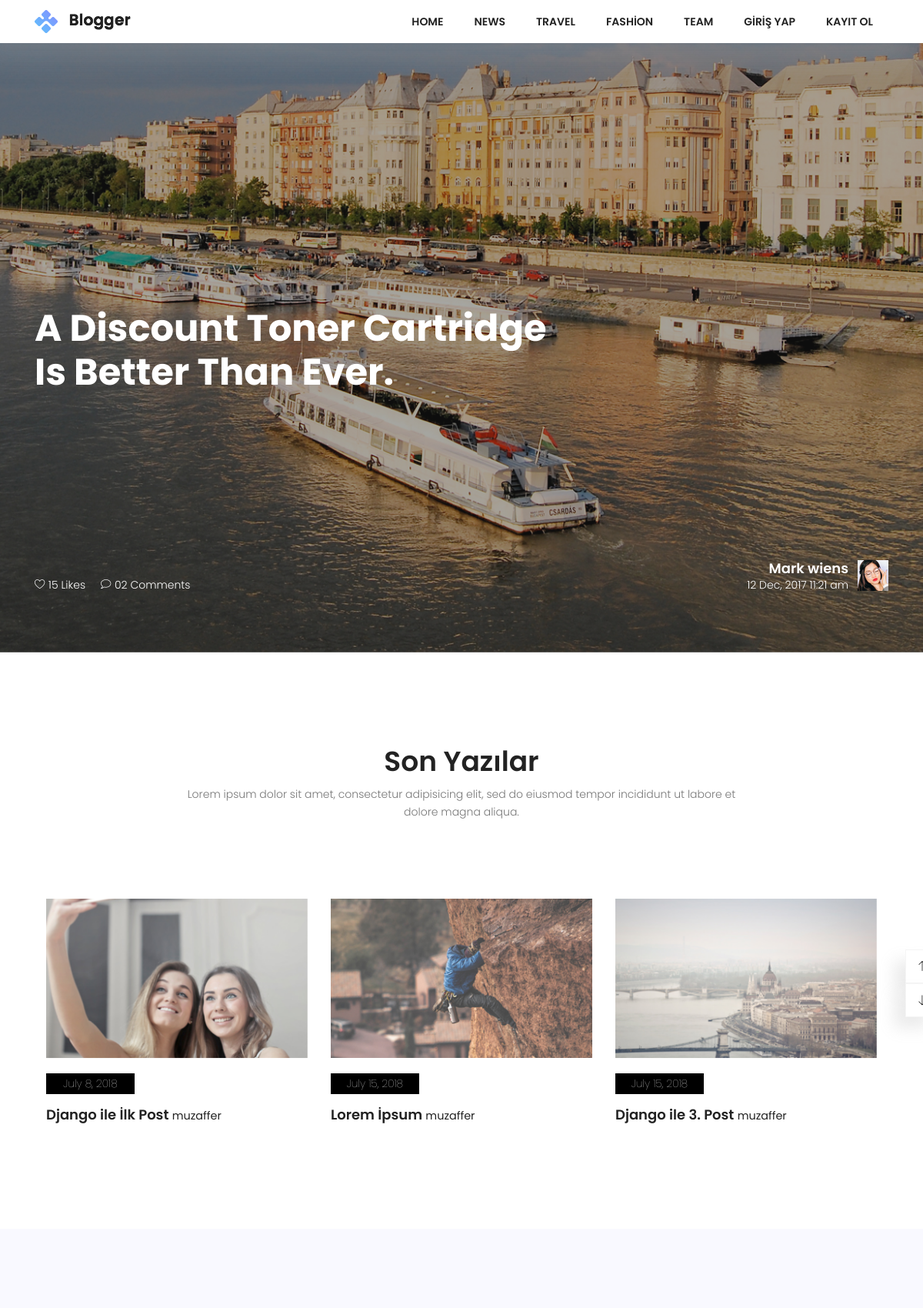
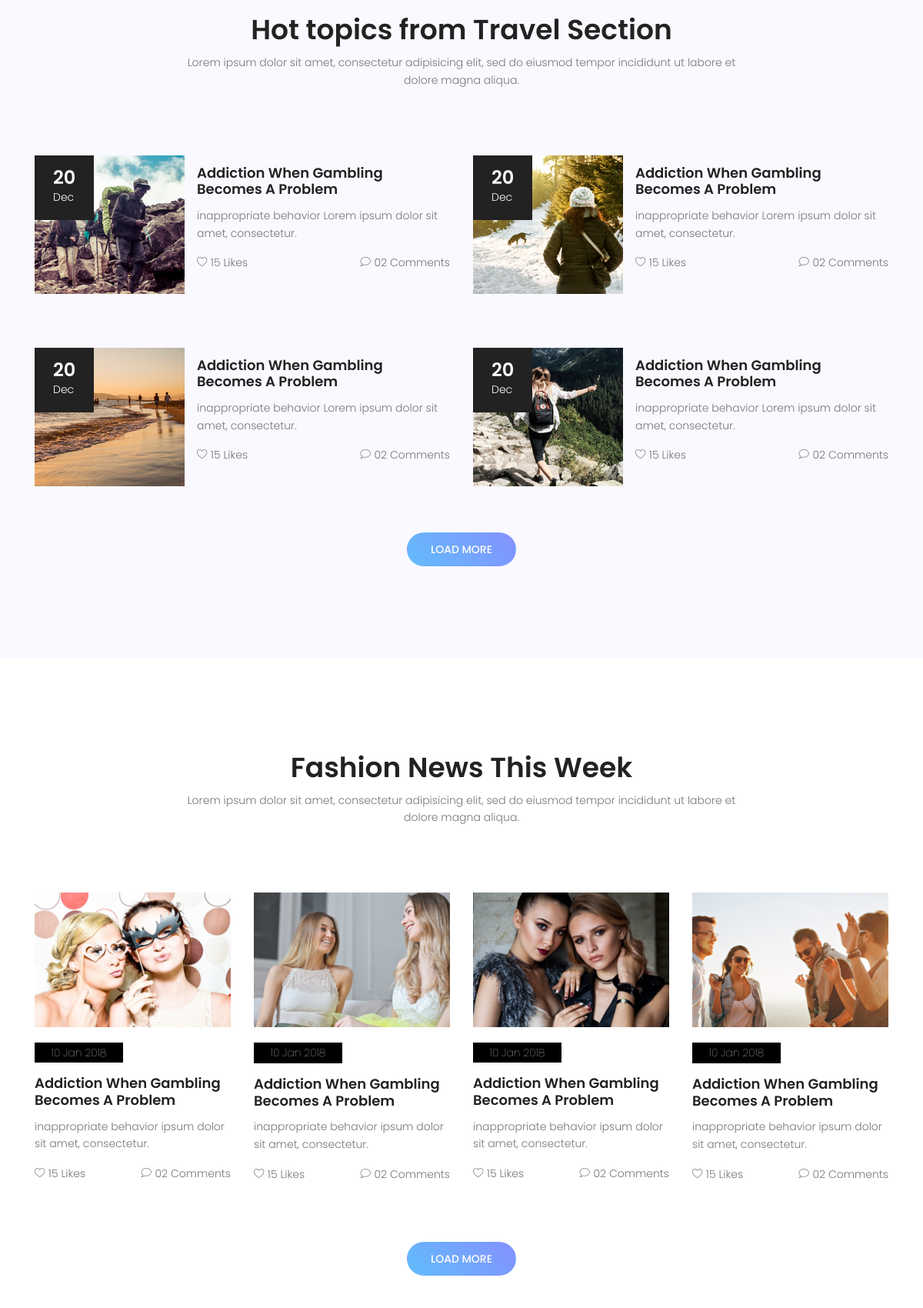
The page / (upper part) on the database its author committed (2 pictures, top to bottom).
### posts/models.py (models this page shows, shortened)
class Post(models.Model):
    user = models.ForeignKey(settings.AUTH_USER_MODEL,on_delete=models.CASCADE,default=1)
    title = models.CharField(max_length=150)
    image = models.ImageField(upload_to='uploads/',blank=True)
    content = models.TextField()
    slug = models.SlugField(unique=True)
    created = models.DateField('date published')

### posts/views.py (the view)
# urls.py: path('', views.index, name='index'),
def index(request):
    allPosts  = Post.objects.all()
    return render(request,'posts/index.html',{'posts': allPosts})

### posts/templates/posts/index.html (shortened to what this page needs)
{% extends "base.html" %}
{% load static %}
{% block content %}
			<section class="banner-area relative" id="home" data-parallax="scroll" data-image-src="{% static "img/header-bg.jpg" %}">
				<div class="overlay-bg overlay"></div>
				<div class="container">
					<div class="row fullscreen">
						<div class="banner-content d-flex align-items-center col-lg-12 col-md-12">
							<h1>
								A Discount Toner Cartridge <br>
								Is Better Than Ever.
							</h1>
						</div>
						<div class="head-bottom-meta d-flex justify-content-between align-items-end col-lg-12">
							<div class="col-lg-6 flex-row d-flex meta-left no-padding">
								<p><span class="lnr lnr-heart"></span> 15 Likes</p>
								<p><span class="lnr lnr-bubble"></span> 02 Comments</p>
							</div>
							<div class="col-lg-6 flex-row d-flex meta-right no-padding justify-content-end">
								<div class="user-meta">
									<h4 class="text-white">Mark wiens</h4>
									<p>12 Dec, 2017 11:21 am</p>
								</div>
								<img class="img-fluid user-img" src="{% static "img/user.jpg" %}" alt="">
							</div>
						</div>
					</div>
				</div>
			</section>
			<section class="category-area section-gap" id="news">
				<div class="container">
					<div class="row d-flex justify-content-center">
						<div class="menu-content pb-70 col-lg-8">
							<div class="title text-center">
								<h1 class="mb-10">Son Yazılar</h1>
								<p>Lorem ipsum dolor sit amet, consectetur adipisicing elit, sed do eiusmod tempor incididunt ut labore  et dolore magna aliqua.</p>
							</div>
						</div>
					</div>
					<div class="active-cat-carusel">
						{% for post in posts %}
						<div class="item single-cat">
							<img src="{{ post.image.url }}" alt="">
							<p class="date">{{ post.created }}</p>
							<h4><a href="{% url 'single' post.slug %}">{{ post.title }}</a> <small>{{ post.user.username}}</small></h4>
						</div>
						{% endfor %}
					</div>
				</div>
			</section>
			<section class="travel-area section-gap" id="travel">
				<div class="container">
					<div class="row d-flex justify-content-center">
						<div class="menu-content pb-70 col-lg-8">
							<div class="title text-center">
								<h1 class="mb-10">Hot topics from Travel Section</h1>
								<p>Lorem ipsum dolor sit amet, consectetur adipisicing elit, sed do eiusmod tempor incididunt ut labore  et dolore magna aliqua.</p>
							</div>
						</div>
					</div>
					<div class="row">
						<div class="col-lg-6 travel-left">
							<div class="single-travel media pb-70">
							  <img class="img-fluid d-flex  mr-3" src="{% static "img/t1.jpg" %} " alt="">
							  <div class="dates">
							  	<span>20</span>
							  	<p>Dec</p>
							  </div>
							  <div class="media-body align-self-center">
							    <h4 class="mt-0"><a href="#">Addiction When Gambling
							    Becomes A Problem</a></h4>
							    <p>inappropriate behavior Lorem ipsum dolor sit amet, consectetur.</p>
								<div class="meta-bottom d-flex justify-content-between">
									<p><span class="lnr lnr-heart"></span> 15 Likes</p>
									<p><span class="lnr lnr-bubble"></span> 02 Comments</p>
								</div>
							  </div>
							</div>
							<div class="single-travel media">
							  <img class="img-fluid d-flex  mr-3" src="{% static "img/t3.jpg" %} " alt="">
							  <div class="dates">
							  	<span>20</span>
							  	<p>Dec</p>
							  </div>
							  <div class="media-body align-self-center">
							    <h4 class="mt-0"><a href="#">Addiction When Gambling
							    Becomes A Problem</a></h4>
							    <p>inappropriate behavior Lorem ipsum dolor sit amet, consectetur.</p>
								<div class="meta-bottom d-flex justify-content-between">
									<p><span class="lnr lnr-heart"></span> 15 Likes</p>
									<p><span class="lnr lnr-bubble"></span> 02 Comments</p>
								</div>
							  </div>
							</div>
						</div>
						<div class="col-lg-6 travel-right">
							<div class="single-travel media pb-70">
							  <img class="img-fluid d-flex  mr-3" src="{% static "img/t2.jpg"  %} " alt="">
							  <div class="dates">
							  	<span>20</span>
							  	<p>Dec</p>
							  </div>
							  <div class="media-body align-self-center">
							    <h4 class="mt-0"><a href="#">Addiction When Gambling
							    Becomes A Problem</a></h4>
							    <p>inappropriate behavior Lorem ipsum dolor sit amet, consectetur.</p>
								<div class="meta-bottom d-flex justify-content-between">
									<p><span class="lnr lnr-heart"></span> 15 Likes</p>
									<p><span class="lnr lnr-bubble"></span> 02 Comments</p>
								</div>
							  </div>
							</div>
							<div class="single-travel media">
							  <img class="img-fluid d-flex  mr-3" src="{% static "img/t4.jpg"  %} "alt="">
							  <div class="dates">
							  	<span>20</span>
							  	<p>Dec</p>
							  </div>
							  <div class="media-body align-self-center">
							    <h4 class="mt-0"><a href="#">Addiction When Gambling
							    Becomes A Problem</a></h4>
							    <p>inappropriate behavior Lorem ipsum dolor sit amet, consectetur.</p>
								<div class="meta-bottom d-flex justify-content-between">
									<p><span class="lnr lnr-heart"></span> 15 Likes</p>
									<p><span class="lnr lnr-bubble"></span> 02 Comments</p>
								</div>
							  </div>
							</div>
						</div>
						<a href="#" class="primary-btn load-more pbtn-2 text-uppercase mx-auto mt-60">Load More </a>
					</div>
				</div>
			</section>
			<section class="fashion-area section-gap" id="fashion">
				<div class="container">
					<div class="row d-flex justify-content-center">
						<div class="menu-content pb-70 col-lg-8">
							<div class="title text-center">
								<h1 class="mb-10">Fashion News This Week</h1>
								<p>Lorem ipsum dolor sit amet, consectetur adipisicing elit, sed do eiusmod tempor incididunt ut labore  et dolore magna aliqua.</p>
							</div>
						</div>
					</div>
					<div class="row">
						<div class="col-lg-3 col-md-6 single-fashion">
							<img class="img-fluid" src="{% static "img/f1.jpg" %} " alt="">
							<p class="date">10 Jan 2018</p>
							<h4><a href="#">Addiction When Gambling
							Becomes A Problem</a></h4>
							<p>
								inappropriate behavior ipsum dolor sit amet, consectetur.
							</p>
							<div class="meta-bottom d-flex justify-content-between">
								<p><span class="lnr lnr-heart"></span> 15 Likes</p>
								<p><span class="lnr lnr-bubble"></span> 02 Comments</p>
							</div>
						</div>
						<div class="col-lg-3 col-md-6 single-fashion">
							<img class="img-fluid" src="{% static "img/f2.jpg" %}"  alt="">
							<p class="date">10 Jan 2018</p>
							<h4><a href="#">Addiction When Gambling
							Becomes A Problem</a></h4>
							<p>
								inappropriate behavior ipsum dolor sit amet, consectetur.
							</p>
							<div class="meta-bottom d-flex justify-content-between">
								<p><span class="lnr lnr-heart"></span> 15 Likes</p>
								<p><span class="lnr lnr-bubble"></span> 02 Comments</p>
							</div>
						</div>
						<div class="col-lg-3 col-md-6 single-fashion">
							<img class="img-fluid" src="{% static "img/f3.jpg" %}" alt="">
							<p class="date">10 Jan 2018</p>
							<h4><a href="#">Addiction When Gambling
							Becomes A Problem</a></h4>
							<p>
								inappropriate behavior ipsum dolor sit amet, consectetur.
							</p>
							<div class="meta-bottom d-flex justify-content-between">
								<p><span class="lnr lnr-heart"></span> 15 Likes</p>
								<p><span class="lnr lnr-bubble"></span> 02 Comments</p>
							</div>
						</div>
						<div class="col-lg-3 col-md-6 single-fashion">
							<img class="img-fluid" src="{% static "img/f4.jpg" %}" alt="">
							<p class="date">10 Jan 2018</p>
							<h4><a href="#">Addiction When Gambling
							Becomes A Problem</a></h4>
							<p>
								inappropriate behavior ipsum dolor sit amet, consectetur.
							</p>
							<div class="meta-bottom d-flex justify-content-between">
								<p><span class="lnr lnr-heart"></span> 15 Likes</p>
								<p><span class="lnr lnr-bubble"></span> 02 Comments</p>
							</div>
						</div>
						<a href="#" class="primary-btn load-more pbtn-2 text-uppercase mx-auto mt-60">Load More </a>
					</div>
				</div>
			</section>
{% endblock %}

### posts/templates/base.html (shortened to what this page needs)
{% load static %}
	<!DOCTYPE html>
	<html lang="tr" class="no-js">
	<head>
			<link rel="stylesheet" href="{% static "css/linearicons.css" %}">
			<link rel="stylesheet" href="{% static "css/font-awesome.min.css" %}">
			<link rel="stylesheet" href="{% static "css/bootstrap.css" %}">
			<link rel="stylesheet" href="{% static "css/owl.carousel.css" %}">
			<link rel="stylesheet" href="{% static "css/main.css" %}">
		</head>
		<body>
			<header class="default-header">
				<nav class="navbar navbar-expand-lg navbar-light">
					<div class="container">
						  <a class="navbar-brand" href="/">
						  	<img src="{% static "img/logo.png" %}" alt="">
						  </a>
						  <div class="collapse navbar-collapse justify-content-end align-items-center" id="navbarSupportedContent">
						    <ul class="navbar-nav">
								<li><a href="#home">Home</a></li>
								<li><a href="#news">News</a></li>
								<li><a href="#travel">Travel</a></li>
								<li><a href="#fashion">fashion</a></li>
								<li><a href="#team">team</a></li>
								{% if user.is_authenticated %}
							    <li class="dropdown">
							      <a class="dropdown-toggle" href="#" id="navbardrop" data-toggle="dropdown">
							        {{ user.username }}
							      </a>
							      <div class="dropdown-menu">
							        <a class="dropdown-item" href="single.html">Profilim</a>
							        <a class="dropdown-item" href="category.html">Yazı Ekle</a>
							        <a class="dropdown-item" href="search.html">Ayarlar</a>
							        <a class="dropdown-item" href="{% url 'logout' %}">Çıkış Yap</a>
							      </div>
							    </li>
								{% else %}
								<li><a href="{% url 'login' %}">Giriş Yap</a></li>
								<li><a href="/register">Kayıt Ol</a></li>
								{% endif %}
						    </ul>
						  </div>
					</div>
				</nav>
			</header>
            {% block content %}
            {% endblock %}
		</body>
	</html>

### static/css/main.css (style rules this page uses)
body { color:#777;font-family:"Poppins",sans-serif;font-size:14px;font-weight:300;line-height:1.625em;position:relative }
ol,ul { margin:0;padding:0;list-style:none }
a { -webkit-transition:all 0.3s ease 0s;-moz-transition:all 0.3s ease 0s;-o-transition:all 0.3s ease 0s;transition:all 0.3s ease 0s }
a,a:focus,a:hover { text-decoration:none;outline:0 }
h1,h2,h3,h4,h5,h6 { font-family:"Poppins",sans-serif;color:#222;line-height:1.2em !important;margin-bottom:0;margin-top:0;font-weight:600 }
h1,.h1 { font-size:36px }
h4,.h4 { font-size:18px }
.mt-60 { margin-top:60px }
.mb-10 { margin-bottom:10px }
.pb-70 { padding-bottom:70px }
.text-white { color:#fff }
.text-center { text-align:center }
.relative { position:relative }
.overlay { position:absolute;left:0;right:0;top:0;bottom:0 }
.no-padding { padding:0 }
h1 { font-size:36px }
h4 { font-size:18px }
h1,h2,h3,h4,h5,h6 { line-height:1.5em }
body { position:relative }
.default-header { position:absolute;top:0;left:0;width:100%;z-index:9 }
.navbar-nav a { text-transform:uppercase;font-weight:600;color:#222;padding:20px }
.section-gap { padding:120px 0 }
.p1-gradient-bg,.primary-btn,.footer-social a:hover,.single-footer-widget .bb-btn,.generic-banner,.tags ul a:hover,.overlay,.about_widget button:hover,.tag_widget ul li a:hover,.top-section-area { background-image:-moz-linear-gradient(45deg, #62bdfc 0%, #8490ff 100%);background-image:-webkit-linear-gradient(45deg, #62bdfc 0%, #8490ff 100%);background-image:-ms-linear-gradient(45deg, #62bdfc 0%, #8490ff 100%) }
.primary-btn { line-height:42px;padding-left:30px;padding-right:60px;border-radius:25px;border:none;color:#fff;display:inline-block;font-weight:500;position:relative;-webkit-transition:all 0.3s ease 0s;-moz-transition:all 0.3s ease 0s;-o-transition:all 0.3s ease 0s;transition:all 0.3s ease 0s;cursor:pointer;text-transform:uppercase;position:relative }
.load-more { border:1px solid transparent }
.pbtn-2 { padding-left:30px;padding-right:30px }
.default-header { background-color:#fff;width:100% !important;box-shadow:-21.213px 21.213px 30px 0px rgba(158,158,158,0.3) }
.banner-area .overlay { background:#222;opacity:.4 }
.banner-content { margin-top:25% }
.banner-content h1 { color:#fff;font-size:48px;font-weight:700;line-height:1.15em;margin-bottom:20px }
.head-bottom-meta { bottom:0px;color:#fff;padding-bottom:60px }
.head-bottom-meta .meta-left p { margin-right:20px;color:#fff }
.head-bottom-meta .user-meta { margin-right:12px;text-align:right }
.head-bottom-meta .user-img { height:80% }
.single-cat { padding:15px }
.single-cat img { -webkit-transition:all 0.3s ease 0s;-moz-transition:all 0.3s ease 0s;-o-transition:all 0.3s ease 0s;transition:all 0.3s ease 0s }
.single-cat .date { background-color:#000;color:#fff;font-weight:100;padding:2px 15px;width:115px;text-align:center;margin-top:20px }
.single-cat a { color:#222 }
.travel-area { background:#f9f9ff }
.single-travel h4 { margin-bottom:12px;-webkit-transition:all 0.3s ease 0s;-moz-transition:all 0.3s ease 0s;-o-transition:all 0.3s ease 0s;transition:all 0.3s ease 0s }
.single-travel a { color:#222 }
.single-travel img { -webkit-transition:all 0.3s ease 0s;-moz-transition:all 0.3s ease 0s;-o-transition:all 0.3s ease 0s;transition:all 0.3s ease 0s }
.single-travel .dates { background:#222;color:#fff;padding:18px 24px;position:absolute }
.single-travel .dates span { font-size:24px;font-weight:600 }
.single-travel .dates p { font-size:14px;margin-bottom:0 }
.single-fashion img { -webkit-transition:all 0.3s ease 0s;-moz-transition:all 0.3s ease 0s;-o-transition:all 0.3s ease 0s;transition:all 0.3s ease 0s }
.single-fashion h4 { margin-bottom:12px;-webkit-transition:all 0.3s ease 0s;-moz-transition:all 0.3s ease 0s;-o-transition:all 0.3s ease 0s;transition:all 0.3s ease 0s }
.single-fashion a { color:#222 }
.single-fashion .date { background-color:#000;color:#fff;font-weight:100;padding:2px 15px;width:115px;text-align:center;margin-top:20px }
.overlay { position:absolute;top:0;bottom:0;left:0;right:0;height:100%;width:100%;opacity:0;transition:.5s ease }

### rows shown on the page
Post: image (picture), created "July 8, 2018", title "Django ile İlk Post", user.username "muzaffer"
Post: image (picture), created "July 15, 2018", title "Lorem İpsum", user.username "muzaffer"
Post: image (picture), created "July 15, 2018", title "Django ile 3. Post", user.username "muzaffer"
